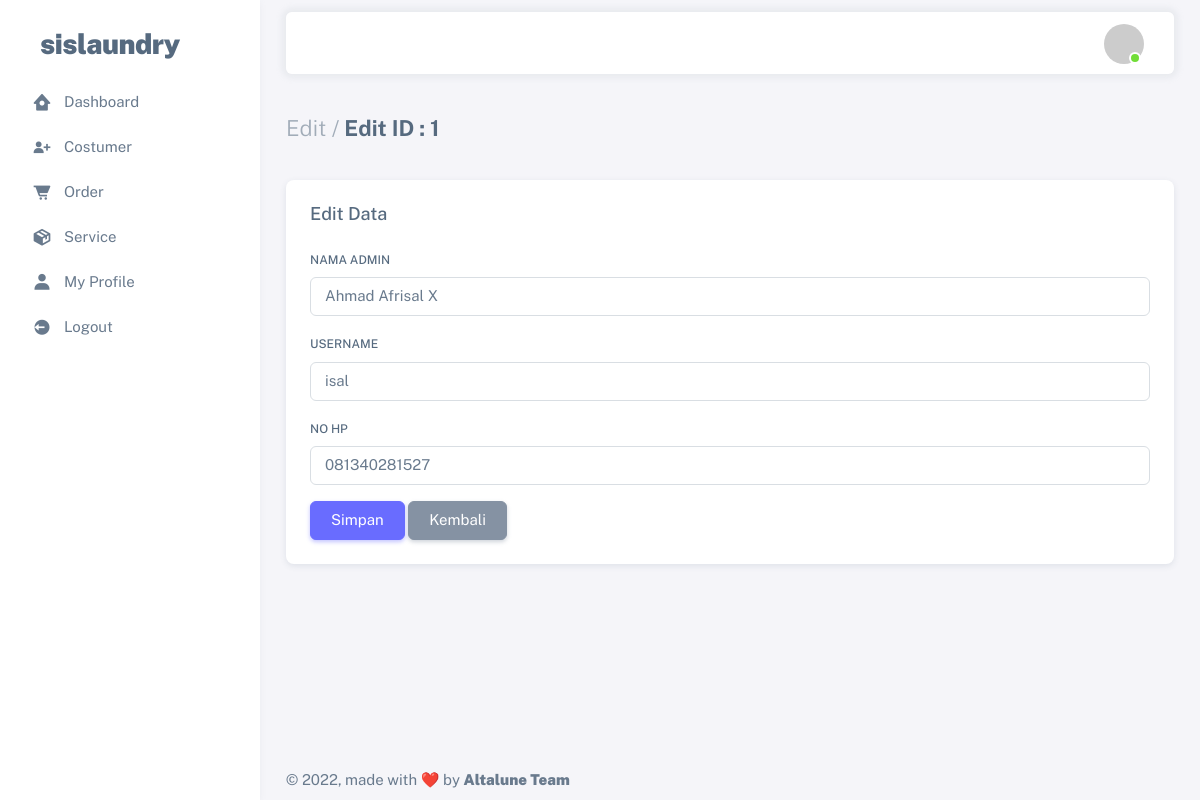
The page /admin/edit.php?id=1 (signed in) on the database its author committed.
### tables this page shows
CREATE TABLE `users` (
  `id` int(11) NOT NULL,
  `name` varchar(255) NOT NULL,
  `username` varchar(30) NOT NULL,
  `phone_number` varchar(12) NOT NULL,
  `password` text NOT NULL,
  `roles` enum('SUPERADMIN','ADMIN') NOT NULL
);

### admin/edit.php (the view, shortened to what this page needs)
<?php
  include '../config.php';
?>
<!DOCTYPE html>
<html
  lang="en"
  class="light-style layout-menu-fixed"
  dir="ltr"
  data-theme="theme-default"
  data-assets-path="../assets/"
  data-template="vertical-menu-template-free"
>
  <head>
    <link rel="stylesheet" href="../assets/vendor/fonts/boxicons.css" />
    <link rel="stylesheet" href="../assets/vendor/css/core.css" class="template-customizer-core-css" />
    <link rel="stylesheet" href="../assets/vendor/css/theme-default.css" class="template-customizer-theme-css" />
    <link rel="stylesheet" href="../assets/css/demo.css" />
    <link rel="stylesheet" href="../assets/vendor/libs/perfect-scrollbar/perfect-scrollbar.css" />
    <link rel="stylesheet" href="../assets/vendor/libs/apex-charts/apex-charts.css" />
  </head>
  <body>
    <div class="layout-wrapper layout-content-navbar">
      <div class="layout-container">
        <aside id="layout-menu" class="layout-menu menu-vertical menu bg-menu-theme">
          <div class="app-brand demo">
            <a href="index.html" class="app-brand-link">
              <span class="app-brand-text demo menu-text fw-bolder ms-2">SISlaundry</span>
            </a>
          </div>
          <ul class="menu-inner py-1">
            <li class="menu-item ">
                <a href="../dashboard.php" class="menu-link">
                <i class="menu-icon tf-icons bx bxs-home-circle"></i>
                <div data-i18n="Analytics">Dashboard</div>
                </a>
            </li>
            <li class="menu-item">
                <a href="../costumer/index.php" class="menu-link">
                <i class="menu-icon tf-icons bx bxs-user-plus"></i>
                <div data-i18n="Analytics">Costumer</div>
                </a>
            </li>
            <li class="menu-item">
                <a href="../order/index.php" class="menu-link">
                <i class="menu-icon tf-icons bx bxs-cart-alt"></i>
                <div data-i18n="Analytics">Order</div>
                </a>
            </li>
            <li class="menu-item">
                <a href="../service/index.php" class="menu-link">
                <i class="menu-icon tf-icons bx bxs-package"></i>
                <div data-i18n="Analytics">Service</div>
                </a>
            </li>
            <li class="menu-item">
                <a href="../profile/profile.php" class="menu-link">
                <i class="menu-icon tf-icons bx bxs-user"></i>
                <div data-i18n="Analytics">My Profile</div>
                </a>
            </li>
            <li class="menu-item">
                <a href="../logout.php" class="menu-link">
                <i class="menu-icon tf-icons bx bxs-log-out-circle"></i>
                <div data-i18n="Analytics">Logout</div>
                </a>
            </li>
          </ul>
        </aside>
        <div class="layout-page">
          <nav
            class="layout-navbar container-xxl navbar navbar-expand-xl navbar-detached align-items-center bg-navbar-theme"
            id="layout-navbar"
          >
            <div class="navbar-nav-right d-flex align-items-center" id="navbar-collapse">
              <ul class="navbar-nav flex-row align-items-center ms-auto">
                <li class="nav-item navbar-dropdown dropdown-user dropdown">
                <a class="nav-link dropdown-toggle hide-arrow" href="javascript:void(0);" data-bs-toggle="dropdown">
                    <div class="avatar avatar-online">
                        <img src="https://ui-avatars.com/api/?name=<?= $_SESSION["username"]; ?>" alt class="w-px-40 h-auto rounded-circle" />
                    </div>
                </a>
                </li>
              </ul>
            </div>
          </nav>
          <div class="content-wrapper">
            <div class="container-xxl flex-grow-1 container-p-y">
              <h4 class="fw-bold py-3 mb-4"><span class="text-muted fw-light">Edit /</span> Edit ID : <?= $_GET['id']; ?></h4>
              <div class="row">
                <div class="col-xl">
                  <div class="card mb-4">
                    <div class="card-header d-flex justify-content-between align-items-center">
                      <h5 class="mb-0">Edit Data</h5>
                    </div>
                    <div class="card-body">
                      <?php
                        $id = $_GET['id'];
                        $query = mysqli_query($config, "SELECT * FROM users WHERE ID=$id");
                        while($data = mysqli_fetch_array($query)) {
                      ?>
                      <form method="POST" action="update.php">
                      <div class="mb-3">
                          <label class="form-label" for="id">Nama Admin</label>
                          <input type="text" class="form-control" id="name" name="name" value="<?= $data['name']; ?>" placeholder="" required/>
                        </div>
                        <div class="mb-3">
                          <label class="form-label" for="username">Username</label>
                          <input type="text" class="form-control" id="username" name="username" value="<?= $data['username']; ?>" placeholder="" required/>
                        </div>
                        <div class="mb-3">
                          <label class="form-label" for="phone_number">No HP</label>
                          <input type="text" class="form-control" id="phone_number" name="phone_number" value="<?= $data['phone_number']; ?>" placeholder="" required/>
                        </div>
                        <button type="submit" class="btn btn-primary">Simpan</button>
                        <a href="index.php" class="btn btn-secondary">Kembali</a>
                      </form>
                      <?php
                        }
                      ?>
                    </div>
                  </div>
                </div>
              </div>
            </div>
            <footer class="content-footer footer bg-footer-theme">
              <div class="container-xxl d-flex flex-wrap justify-content-between py-2 flex-md-row flex-column">
                <div class="mb-2 mb-md-0">
                  © 2022, made with ❤️ by
                  <a href="#" class="footer-link fw-bolder">Altalune Team</a>
                </div>
              </div>
            </footer>
          </div>
        </div>
      </div>
    </div>
  </body>
</html>

### assets/css/demo.css (style rules this page uses)
.menu .app-brand.demo { height: 64px; margin-top: 12px; }
.app-brand-text.demo { font-size: 1.75rem; letter-spacing: -0.5px; text-transform: lowercase; }

### rows shown on the page
users: name "Ahmad Afrisal X", username "isal", phone_number "081340281527"

### other values the page prints
$_GET['id'] "1"
